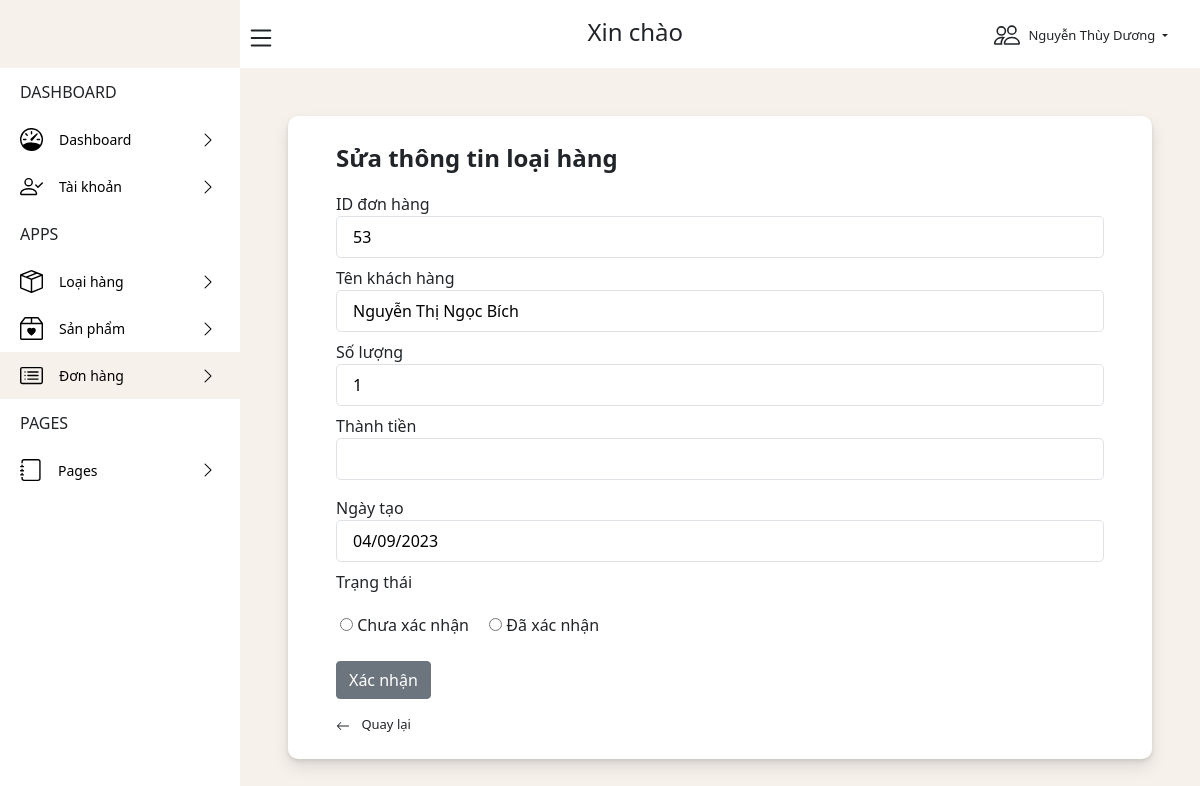
/admin/order/update_detail_order.php?id=td@gmail.com&id1=53&id2=223, run on the app's committed database.
### tables this page shows
CREATE TABLE `detail_order` (
  `id_order` int(255) NOT NULL,
  `product_id` int(255) NOT NULL,
  `qty` int(11) NOT NULL DEFAULT 0,
  `detail_amount` int(11) DEFAULT NULL,
  `color` varchar(100) NOT NULL,
  `size` varchar(100) NOT NULL,
  `status` varchar(100) NOT NULL
);

CREATE TABLE `user` (
  `id_user` int(255) NOT NULL,
  `name_user` varchar(30) DEFAULT NULL,
  `email` varchar(50) NOT NULL,
  `phone` varchar(15) NOT NULL,
  `address` varchar(128) NOT NULL,
  `password` varchar(40) NOT NULL,
  `created` date NOT NULL,
  `date_birth` date NOT NULL,
  `gender_user` tinyint(1) DEFAULT NULL
);

### admin/order/update_detail_order.php (the view, shortened to what this page needs)
<?php include('../template/header.php');
?>
<?php
$id = $_GET['id'];
$id1 = $_GET['id1'];
$id2 = $_GET['id2'];
$sql = "SELECT * FROM admin,detail_order,user WHERE username='$id' and id_order='$id1' and product_id = '$id2'";
$result = mysqli_query($conn, $sql);
if (mysqli_num_rows($result) > 0) {
    $row = mysqli_fetch_assoc($result);
}
?>
<body id="body-pd">
    <header class="header" id="header">
        <div class="header_toggle">
        </div>
        <h4 class="mt-1 text-center text-dark">Xin chào</h4>
        <div class="mt-3 d-flex py-2 ">
            <p class="pt-1 dropdown-toggle" style="font-size:13px" data-bs-toggle="dropdown" aria-expanded="false">
                <?php echo $row['name']; ?>
            </p>
        </div>
    </header>
    <div class="l-navbar" id="nav-bar">
        <nav class="nav">
            <div>
                <div class="nav_logo">
                </div>
                <div class="nav_list">
                    <div class="nav_links">
                        <span class="nav_names">DASHBOARD</span>
                    </div>
                    <a href="../index.php?id=<?php echo $id ?>" class="d-flex nav_link ">
                        <span class=" nav_name">Dashboard</span>
                        <i class="nav_icon2 bi bi-chevron-right"></i>
                    </a>
                    <a href="../taikhoan/taikhoan.php?id=<?php echo $id ?>" class="d-flex nav_link">
                        <span class="nav_name">Tài khoản</span>
                        <i class="nav_icon2 bi bi-chevron-right"></i>
                    </a>
                    <div class="nav_links">
                        <span class="nav_names">APPS</span>
                    </div>
                    <a href="../loaihang/loaihang.php?id=<?php echo $id ?>" class="d-flex nav_link">
                        <span class="nav_name">Loại hàng</span>
                        <i class="nav_icon2 bi bi-chevron-right"></i>
                    </a>
                    <a href="../sanpham/sanpham.php?id=<?php echo $id ?>" class="d-flex nav_link">
                        <span class="nav_name">Sản phẩm</span>
                        <i class="nav_icon2 bi bi-chevron-right"></i>
                    </a>
                    <div>
                        <a href="../order/order.php?id=<?php echo $id ?>" class="d-flex nav_link active">
                            <span class="nav_name">Đơn hàng</span>
                            <i class="nav_icon2 bi bi-chevron-right"></i>
                        </a>
                    </div>
                    <div class="nav_links">
                        <span class="nav_names">PAGES</span>
                    </div>
                    <a href="../../index.php" class="d-flex nav_link">
                        <span class="nav_name">Pages</span>
                        <i class="nav_icon2 bi bi-chevron-right"></i>
                    </a>
                </div>
        </nav>
    </div>
    <div class="height-100">
        <section class="p-5">
            <div class="px-5 py-4"
                style="background:white;box-shadow: 0 2px 4px 0 #0000001a, 0 8px 16px 0 #0000001a;border-radius:10px">
                <p class="fs-4 fw-bold">Sửa thông tin loại hàng</p>
                <form action="process_update_detail.php?id=<?php echo $id ?>&id1=<?php echo $row['id_order']?>&id2=<?php echo $row['product_id'];?>"
                    method="post">
                    <label for="txtMaDH">ID đơn hàng</label>
                    <input type="text" class="col-md-12 ps-3 border py-2 rounded-3" name="txtMaSP"
                        placeholder="Nhập mã sản phẩm" value="<?php echo $row['id_order']; ?>" readonly>
                    <div class="form-group mt-2">
                        <label for="txtKH">Tên khách hàng</label>
                        <input type="text" class="col-md-12 ps-3 border py-2 rounded-3" name="txtKH" placeholder=""
                            value="<?php echo $row['name_user']; ?>" readonly>
                    </div>
                    <div class="form-group mt-2">
                        <label for="txtSoluong">Số lượng</label>
                        <input type="number" min=1 max=100 class="col-md-12 ps-3 border py-2 rounded-3"
                            name="txtSoluong" placeholder="Nhập số lượng" value="<?php echo $row['qty']; ?>" readonly>
                    </div>
                    <div class="form-group mt-2">
                        <label for="txtthanhtien">Thành tiền</label>
                        <input type="text" class="col-md-12 ps-3 border py-2 rounded-3" name="txtthanhtien" placeholder=""
                            value="<?php echo $row['amount']; ?>" readonly>
                    </div>
                    <label class="mt-3">Ngày tạo</label>
                    <input class="col-md-12 ps-3 border py-2 rounded-3" type="date" name="txtngaytao" placeholder=""
                        value="<?php echo $row['created']; ?>"readonly>
                    <div class="form-group mt-2">
                        <label for="txtTrangthai">Trạng thái</label>
                        <div>
                            <input class="mt-4 ms-1" id="radio1" type="radio" value="1" name="txtTrangthai"
                                <?php echo $row['status'] == '1' ? 'checked' : '' ?>>
                            <label for="radio1">Chưa xác nhận</label>
                            <input class="ms-3 " id="radio2" type="radio" value="2" name="txtTrangthai"
                                <?php echo $row['status'] == '2' ? 'checked' : '' ?>>
                            <label for="radio2">Đã xác nhận</label>
                        </div>
                    </div>
                    <button type="button" data-bs-toggle="modal"
                        data-bs-target="#staticBackdrop" class="btn btn-secondary mt-4">Xác nhận</button>
                </form>
                <a class="text-decoration-none link-dark" style="font-size:13px"
                    href="detail_order.php?id=<?php echo $row['username']; ?>&id1=<?php echo $row['id_order'];?>">
                    <div class="mt-3">
                        <p class="ms-2 d-inline">Quay lại </p>
                    </div>
                </a>
            </div>
        </section>
    </div>
    <?php include('../template/footer.php');
    ?>

### admin/style/style111.css (style rules this page uses)
:root { --z-fixed: 100; }
body { margin: 68px 0 0 0; padding-left: 240px; }
a { text-decoration: none }
.header { width: 100%; position: fixed; top: 0; left: 0; display: flex; align-items: center; justify-content: space-between; height: 68px; padding: 0 2rem 0 230px; background-color: white; z-index: var(--z-fixed); transition: .5s; }
.header_toggle { cursor: pointer; }
.l-navbar { position: fixed; top: 0; width: 240px; height: 100vh; background-color: white; transition: .5s; z-index: var(--z-fixed); left: 0; padding: 0 }
.nav { height: 100%; display: flex; flex-direction: column; justify-content: space-between; overflow: hidden }
.nav_name { font-size: 14px; }
.nav_logo, .nav_link { display: grid; grid-template-columns: max-content max-content; align-items: center; column-gap: 1rem; padding: 12px 0px 12px 20px }
.nav_links { display: grid; grid-template-columns: max-content max-content; align-items: center; column-gap: 1rem; padding: 12px 0px 12px 20px }
.nav_logo { background:#f6f1eb ; height: 68px; }
.nav_icon2 { position: absolute; left: 200px; }
.nav_link { position: relative; color: black; transition: .3s }
.active { color: black; background: #f6f1eb; }
.height-100 { background: #f6f1eb; }

### data on the page
detail_order: txtMaSP "53", txtSoluong "1", status "☐ Chưa xác nhận", status "☐ Đã xác nhận"
user: txtKH "Nguyễn Thị Ngọc Bích", txtngaytao "04/09/2023"

### other printed values
$row['name'] "Nguyễn Thùy Dương"
